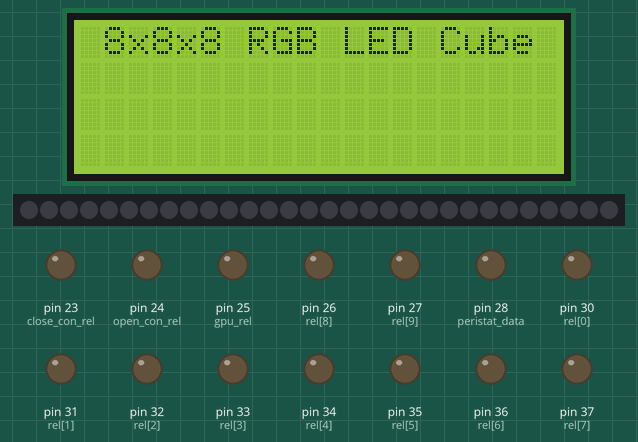
This sketch was run on a simulated Arduino Mega 2560, built with avr-gcc and run on an emulated ATmega2560. On the bench: 20×4 character LCD, 30 RGB LEDs in strip order, left to right, output pins drawn as LEDs (lit = HIGH). Dim RGB values are drawn brighter than linear; what the sketch prints to the serial monitor is not drawn.

Above: at 0.1 s.
At 1.1 s:
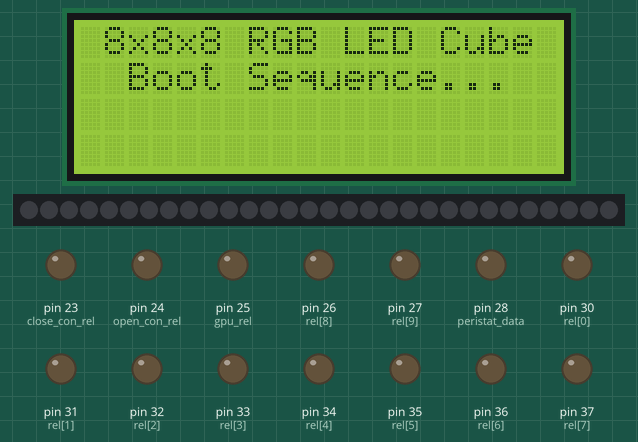
At 6.2 s:
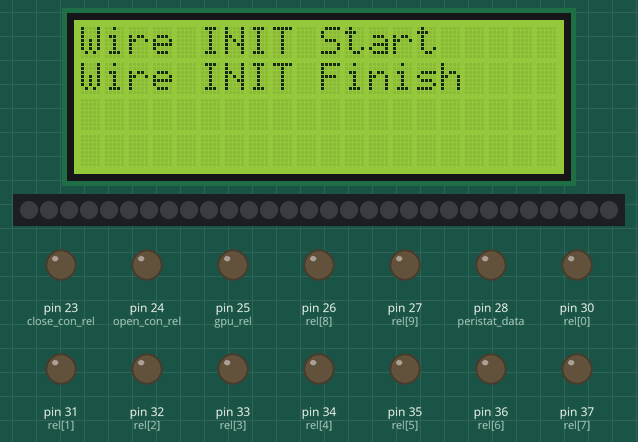
At 7.3 s:
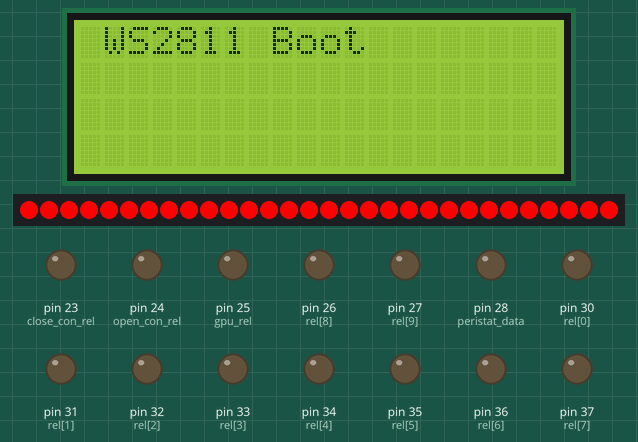
At 8.4 s:
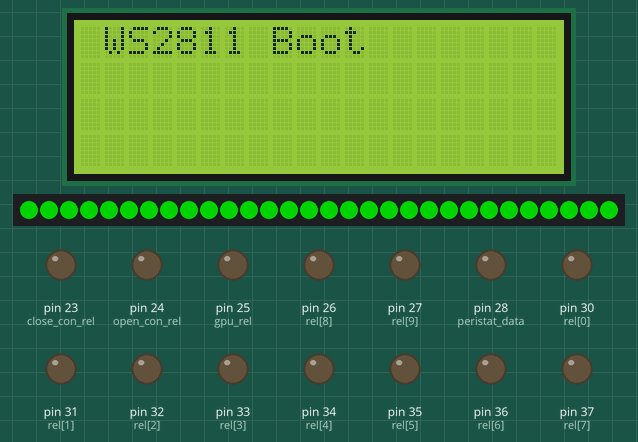
At 10.5 s:
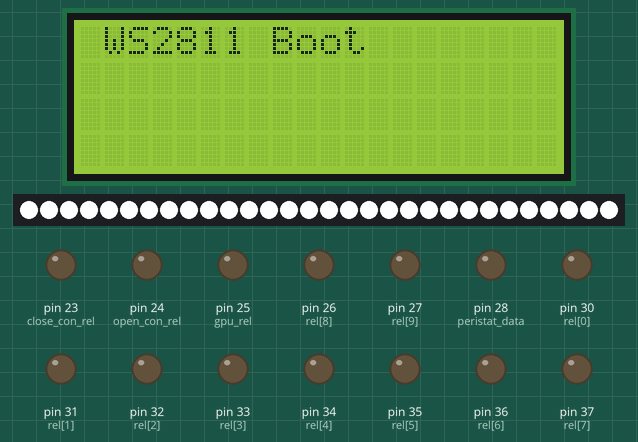

Measured:
- what the display in image 1 shows lasts 2.0 s, from 1.1 s to 3.1 s
- what the display in image 2 shows lasts 1.1 s, from 6.2 s to 7.3 s

The sketch:

cpu_main.ino
```cpp
/*
 Name:		cpu_main.ino
 Created:	03.12.2017 16:22:27
 Author:	Kai
*/

#include "defines.h"
#include "ws2811.h"
#include "wirecoms.h"
#include "i2ccoms.h"
#include "init.h"
#include <FastLED.h>
#include <Wire.h>
#include <LiquidCrystal_I2C.h>


const int rel[10] = { 30,31,32,33,34,35,36,37,26,27 };  // Array rel[] muss mit 0 bis 9 angesprochen werden. Entsprechend der Relais 1 bis 10
const int fb_rel[10] = { 61,62,63,64,65,66,67,68,69,60 };
float volt[10];
int dip[8];
byte recv[10];
byte bvolt[10];


void setup() {
	pinMode(debug_pin, INPUT);
	pinMode(close_con_rel, OUTPUT);
	pinMode(open_con_rel, OUTPUT);
	pinMode(gpu_rel, OUTPUT);
	pinMode(gpustat_data, OUTPUT);
	pinMode(peristat_data, OUTPUT);
	for (int i = 0; i<10; i++) {
		pinMode(fb_rel[i], INPUT);
	}
	for (int i = 0; i<10; i++) {
		pinMode(rel[i], OUTPUT);
	}
	startup();
	//digitalWrite(open_con_rel, HIGH);
	//digitalWrite(open_con_rel, LOW);
	//digitalWrite(gpu_rel, HIGH);
	//timer_setup();
}


/*
ISR(TIMER3_COMPA_vect) {

}


ISR(TIMER4_COMPA_vect) {

}
*/

void loop() {
	delay(5000);
}


/*
void rel_off(int r) {
	if (r == 0) {
		for (int count = 0; count<10; count++) {
			digitalWrite(rel[count], LOW);
			delay(1000);
		}
	}
	else {
		digitalWrite(rel[r - 1], LOW);
		delay(1000);
	}
}

void rel_on(int r) {
	if (r == 0) {
		for (int count = 0; count<10; count++) {
			digitalWrite(rel[count], HIGH);
			delay(1000);
		}
	}
	else {
		digitalWrite(rel[r - 1], HIGH);
		delay(1000);
	}
}


void update_feedback() {
	float sense[10];
	for (int i = 0; i<10; i++) {
		sense[i] = analogRead(fb_rel[i]);
		volt[i] = sense[i] * (5.0 / 1024);
		if (volt[i]<1) {
			volt[i] = 0;
		}
	}
	for (int count = 0; count<10; count++) {
		bvolt[count] = volt[count];
	}
}


void timer_setup() {
	TCCR3A = 0;
	TCCR3B = 0;
	TCNT3 = 0;
	OCR3A = 31250;
	TCCR3B |= (1 << WGM12); // CTC mode
	TCCR3B |= (1 << CS12);     // 256 prescaler
	TIMSK3 |= (1 << OCIE1A);
	TCCR4A = 0;
	TCCR4B = 0;
	TCNT4 = 0;
	OCR4A = 31250;
	TCCR4B |= (1 << WGM12);   // CTC mode
	TCCR4B |= (1 << CS12);  // 256 prescaler
	TIMSK4 |= (1 << OCIE1A);
	interrupts();
}

*/
```

defines.h
```cpp
#pragma once

#define debug_pin 29
#define close_con_rel 23
#define open_con_rel 24
#define gpu_rel 25
#define gpustat_data 22
#define peristat_data 28

#define rotSW 49
#define rota 47
#define rotb 45

#define feedback_rel1 61
#define feedback_rel2 62
#define feedback_rel3 63
#define feedback_rel4 64
#define feedback_rel5 65
#define feedback_rel6 66
#define feedback_rel7 67
#define feedback_rel8 68
#define feedback_rel9 69
#define feedback_rel10 60

#define rel1 30
#define rel2 31
#define rel3 32
#define rel4 33
#define rel5 34
#define rel6 35
#define rel7 36
#define rel8 37
#define rel9 26
#define rel10 27 
```

i2ccoms.h
```cpp
#pragma once
#include "defines.h"
#include <Wire.h>
#include <LiquidCrystal_I2C.h>


// set the LCD address to 0x3F for a 20 chars 4 line display
// Set the pins on the I2C chip used for LCD connections:
//                    addr, en,rw,rs,d4,d5,d6,d7,bl,blpol
LiquidCrystal_I2C lcd(0x3F,2,1,0,4,5,6,7,3,POSITIVE);

void i2cinit()
{
	lcd.begin(20,4);
}

void i2cupdate()
{
}

 void i2con_boot()
{
	lcd.setBacklight(HIGH);
	lcd.setCursor(1, 0);
	lcd.print("8x8x8 RGB LED Cube");
	delay(1000);
	lcd.setCursor(2, 1);
	lcd.print("Boot Sequence...");
	delay(2000);
}

 void lcdmenu()
 {

 }
```

init.h
```cpp
#pragma once
#include "i2ccoms.h"
#include "defines.h"


void startup()
{
	Serial.begin(115200);
	Serial.println("Serial Initialized @ 115200");
	Serial.println("I2C INIT Started");
	i2cinit();
	Serial.println("I2C INIT Complete");
	Serial.println("I2C Boot");
	i2con_boot();
	lcd.clear();
	lcd.setCursor(0, 0);
	lcd.print("WS2811 INIT Start");
	ws2811init();
	delay(1000);
	lcd.setCursor(0, 1);
	lcd.print("WS2811 INIT Finish");
	delay(1000);
	lcd.clear();
	lcd.setCursor(0, 0);
	lcd.print("Wire INIT Start");
	wireinit();
	delay(1000);
	lcd.setCursor(0, 1);
	lcd.print("Wire INIT Finish");
	delay(1000);
	lcd.clear();
	lcd.setCursor(1, 0);
	lcd.print("WS2811 Boot");
	ws2811on_boot();
	lcd.clear();
}
```

wirecoms.h
```cpp
#pragma once
#include "defines.h"
#include <Wire.h>

void wire_receive(int bytes);
void wire_send();

void wireinit()
{
	Wire.begin(10);
	Wire.onReceive(wire_receive);
	Wire.onRequest(wire_send);
}

void wireupdate()
{
}

void wire_receive(int howmany)
{

}

void wire_send()
{

}
```

ws2811.h
```cpp
#pragma once
#include "defines.h"
#include <FastLED.h>

#define LED_PIN     22
#define NUM_LEDS    30
#define LED_TYPE    WS2811
#define COLOR_ORDER RGB

struct CRGB leds[NUM_LEDS];

	void ws2811update()
	{
	}

	void ws2811init()
	{
		FastLED.addLeds<LED_TYPE, LED_PIN, COLOR_ORDER>(leds, NUM_LEDS);
		FastLED.setBrightness(255);
	}

	void ws2811on_boot()
	{
		for (int i = 0; i<NUM_LEDS; i++) {
			leds[i] = CRGB::Red;
			FastLED.show();
		}
		FastLED.delay(1000);
		for (int i = 0; i<NUM_LEDS; i++) {
			leds[i] = CRGB::Green;
			FastLED.show();
		}
		FastLED.delay(1000);
		for (int i = 0; i<NUM_LEDS; i++) {
			leds[i] = CRGB::Blue;
			FastLED.show();
		}
		FastLED.delay(1000);
		for (int i = 0; i<NUM_LEDS; i++) {
			leds[i] = CRGB::White;
			FastLED.show();
		}
		FastLED.delay(1000);
		for (int i = 0; i<NUM_LEDS; i++) {
			leds[i] = CRGB::Black;
			FastLED.show();
		}
		delay(500);
	}
```
